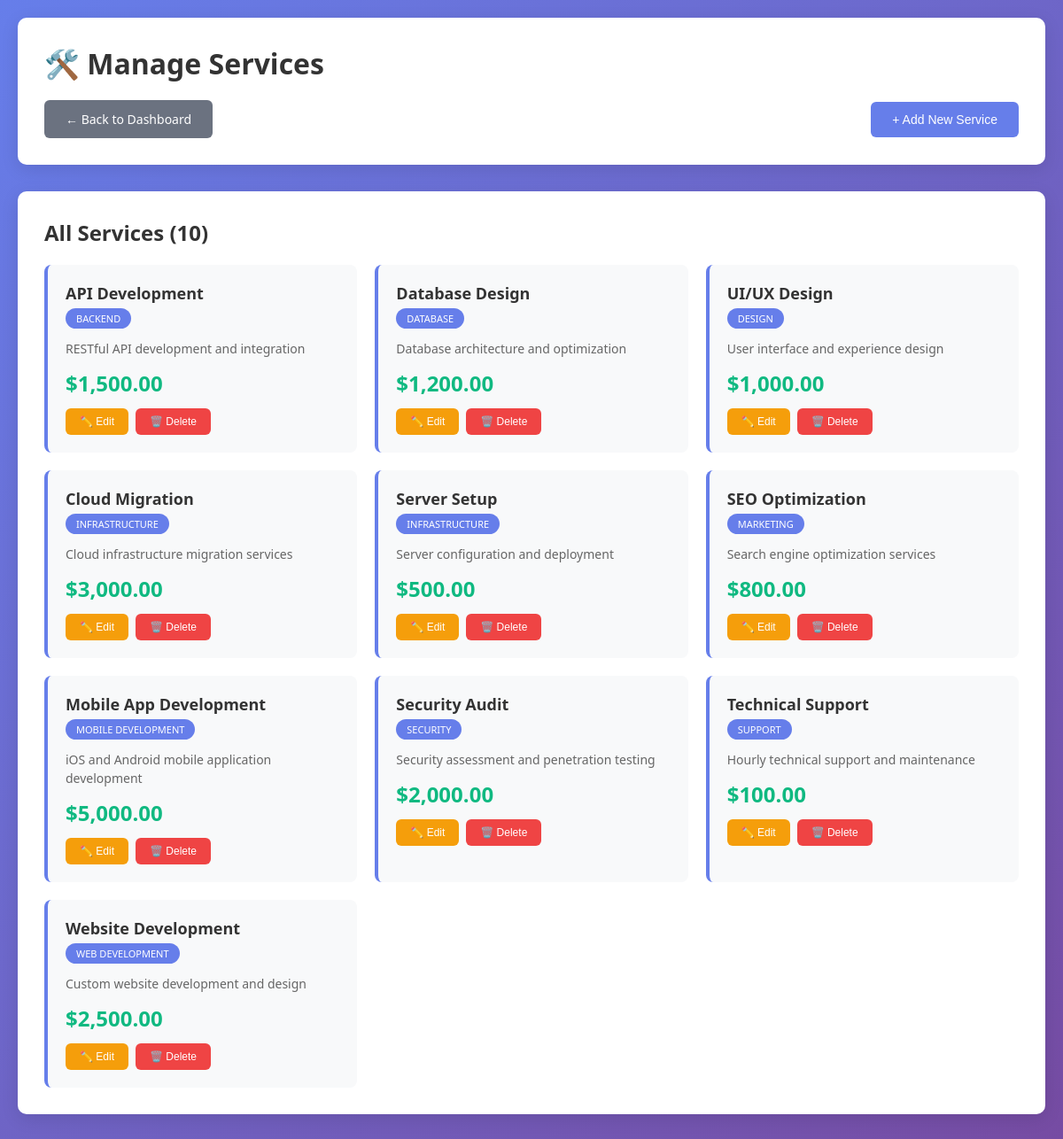
Screenshot of /manage_services.php with the database file from the repository.
### tables this page shows
CREATE TABLE IF NOT EXISTS services (
    id INT AUTO_INCREMENT PRIMARY KEY,
    name VARCHAR(255) NOT NULL,
    description TEXT,
    unit_price DECIMAL(10, 2) NOT NULL DEFAULT 0.00,
    category VARCHAR(100) DEFAULT NULL,
    is_active BOOLEAN DEFAULT TRUE,
    created_at TIMESTAMP DEFAULT CURRENT_TIMESTAMP,
    updated_at TIMESTAMP DEFAULT CURRENT_TIMESTAMP ON UPDATE CURRENT_TIMESTAMP,
    INDEX idx_name (name),
    INDEX idx_category (category),
    INDEX idx_is_active (is_active)
);

### manage_services.php (the view, shortened to what this page needs)
<?php
$pdo = getDBConnection();
$stmt = $pdo->query('SELECT * FROM services ORDER BY category, name');
$services = $stmt->fetchAll(PDO::FETCH_ASSOC);
?>
<!DOCTYPE html>
<html lang="en">
<head>
</head>
<body>
    <div class="container">
        <div class="header">
            <h1>🛠️ Manage Services</h1>
            <div class="header-actions">
                <a href="index.php" class="btn btn-secondary">← Back to Dashboard</a>
                <button onclick="openAddModal()" class="btn btn-primary">+ Add New Service</button>
            </div>
        </div>
        <div class="card">
            <h2>All Services (<?php echo count($services); ?>)</h2>
            <?php if (empty($services)): ?>
                <p style="text-align: center; color: #666; padding: 40px;">No services yet. Add your first service to get started.</p>
            <?php else: ?>
                <div class="services-grid">
                    <?php foreach ($services as $service): ?>
                        <div class="service-card <?php echo $service['is_active'] ? '' : 'inactive'; ?>">
                            <div class="service-header">
                                <div>
                                    <div class="service-name"><?php echo htmlspecialchars($service['name']); ?></div>
                                    <?php if ($service['category']): ?>
                                        <span class="service-category"><?php echo htmlspecialchars($service['category']); ?></span>
                                    <?php endif; ?>
                                </div>
                            </div>
                            <?php if ($service['description']): ?>
                                <div class="service-description"><?php echo htmlspecialchars($service['description']); ?></div>
                            <?php endif; ?>
                            <div class="service-price">$<?php echo number_format($service['unit_price'], 2); ?></div>
                            <div class="service-actions">
                                <button onclick='openEditModal(<?php echo json_encode($service); ?>)' class="btn btn-warning">✏️ Edit</button>
                                <form method="post" style="display: inline;" onsubmit="return confirm('Are you sure you want to delete this service?');">
                                    <button type="submit" name="delete_service" class="btn btn-danger">🗑️ Delete</button>
                                </form>
                            </div>
                        </div>
                    <?php endforeach; ?>
                </div>
            <?php endif; ?>
        </div>
    </div>
</body>
</html>

### manage_services.php (style rules this page uses)
* { margin: 0; padding: 0; box-sizing: border-box; }
body { font-family: 'Segoe UI', Tahoma, Geneva, Verdana, sans-serif; background: linear-gradient(135deg, #667eea 0%, #764ba2 100%); min-height: 100vh; padding: 20px; }
.container { max-width: 1200px; margin: 0 auto; }
.header { background: white; padding: 30px; border-radius: 10px; box-shadow: 0 5px 20px rgba(0,0,0,0.1); margin-bottom: 30px; }
.header h1 { color: #333; font-size: 32px; margin-bottom: 10px; }
.header-actions { display: flex; justify-content: space-between; align-items: center; margin-top: 20px; }
.card { background: white; border-radius: 10px; box-shadow: 0 5px 20px rgba(0,0,0,0.1); padding: 30px; margin-bottom: 30px; }
.card h2 { color: #333; margin-bottom: 20px; font-size: 24px; }
.btn { padding: 12px 24px; border: none; border-radius: 6px; font-size: 14px; font-weight: 500; cursor: pointer; text-decoration: none; display: inline-flex; align-items: center; gap: 8px; transition: all 0.2s; }
.btn-primary { background: #667eea; color: white; }
.btn-danger { background: #ef4444; color: white; }
.btn-secondary { background: #6b7280; color: white; }
.btn-warning { background: #f59e0b; color: white; }
.services-grid { display: grid; grid-template-columns: repeat(auto-fill, minmax(300px, 1fr)); gap: 20px; }
.service-card { background: #f8f9fa; border-radius: 8px; padding: 20px; border-left: 4px solid #667eea; transition: all 0.2s; }
.service-header { display: flex; justify-content: space-between; align-items: start; margin-bottom: 12px; }
.service-name { font-size: 18px; font-weight: 600; color: #333; margin-bottom: 4px; }
.service-category { display: inline-block; padding: 4px 12px; background: #667eea; color: white; border-radius: 12px; font-size: 11px; font-weight: 500; text-transform: uppercase; }
.service-description { color: #666; font-size: 14px; margin-bottom: 12px; line-height: 1.5; }
.service-price { font-size: 24px; font-weight: bold; color: #10b981; margin-bottom: 12px; }
.service-actions { display: flex; gap: 8px; }
.service-actions .btn { padding: 8px 16px; font-size: 12px; }

### rows the page displays
services: name "API Development", category "BACKEND", description "RESTful API development and integration", unit_price "1,500.00"
services: name "Database Design", category "DATABASE", description "Database architecture and optimization", unit_price "1,200.00"
services: name "UI/UX Design", category "DESIGN", description "User interface and experience design", unit_price "1,000.00"
services: name "Cloud Migration", category "INFRASTRUCTURE", description "Cloud infrastructure migration services", unit_price "3,000.00"
services: name "Server Setup", category "INFRASTRUCTURE", description "Server configuration and deployment", unit_price "500.00"
services: name "SEO Optimization", category "MARKETING", description "Search engine optimization services", unit_price "800.00"
services: name "Mobile App Development", category "MOBILE DEVELOPMENT", description "iOS and Android mobile application development", unit_price "5,000.00"
services: name "Security Audit", category "SECURITY", description "Security assessment and penetration testing", unit_price "2,000.00"
services: name "Technical Support", category "SUPPORT", description "Hourly technical support and maintenance", unit_price "100.00"
services: name "Website Development", category "WEB DEVELOPMENT", description "Custom website development and design", unit_price "2,500.00"

### other values shown
count($services) "10"
